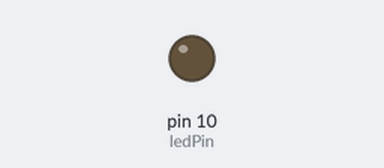
Simulated run of this sketch. Board: Arduino Uno, built with avr-gcc and run on an emulated ATmega328P. Shown: output pins drawn as LEDs (lit = HIGH).

Above: at 0.05 s.
At 1.2 s:
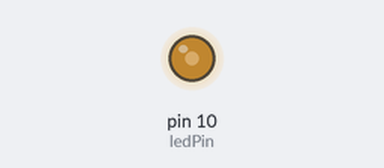
At 2.4 s:
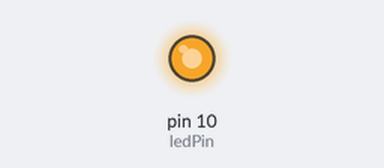
At 4.75 s:
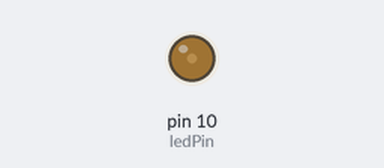
Timing chart, 0 to 6.8 s (numbered marks = the images above):
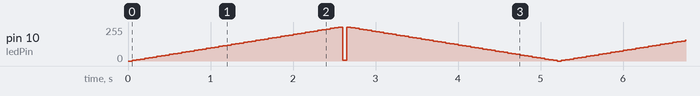

Measured:
- by itself, pin 10 (ledPin): moves between 0/255 and 255/255, repeating every 5.2 s

The sketch:

LedSangDan.ino
```cpp
char ledPin = 10;
unsigned char ledVal;
void setup() {
  pinMode(ledPin, OUTPUT);
}

void loop() {
  for (char x=0; x<52; x++){
    ledVal=5*x;
    analogWrite(ledPin,ledVal);
    delay(50);
  }
  for (char x=52; x>0; x--){
    ledVal=5*x;
    analogWrite(ledPin,ledVal);
    delay(50);
  }
}
```
